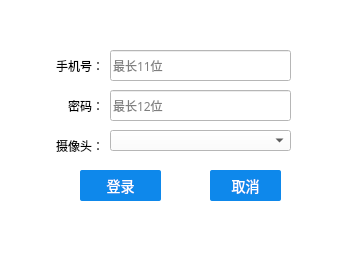
<?xml version="1.0" encoding="UTF-8"?>
<ui version="4.0">
 <class>LoginDialog</class>
 <widget class="QDialog" name="LoginDialog">
  <property name="windowModality">
   <enum>Qt::WindowModal</enum>
  </property>
  <property name="geometry">
   <rect>
    <x>0</x>
    <y>0</y>
    <width>357</width>
    <height>260</height>
   </rect>
  </property>
  <property name="font">
   <font>
    <family>微软雅黑</family>
   </font>
  </property>
  <property name="windowTitle">
   <string>登录窗口</string>
  </property>
  <property name="autoFillBackground">
   <bool>false</bool>
  </property>
  <property name="styleSheet">
   <string notr="true">background-color: #ffffff;</string>
  </property>
  <property name="sizeGripEnabled">
   <bool>false</bool>
  </property>
  <property name="modal">
   <bool>true</bool>
  </property>
  <widget class="QLabel" name="label">
   <property name="geometry">
    <rect>
     <x>50</x>
     <y>60</y>
     <width>54</width>
     <height>12</height>
    </rect>
   </property>
   <property name="text">
    <string>手机号：</string>
   </property>
   <property name="alignment">
    <set>Qt::AlignRight|Qt::AlignTrailing|Qt::AlignVCenter</set>
   </property>
  </widget>
  <widget class="QLabel" name="label_2">
   <property name="geometry">
    <rect>
     <x>50</x>
     <y>100</y>
     <width>54</width>
     <height>12</height>
    </rect>
   </property>
   <property name="text">
    <string>密码：</string>
   </property>
   <property name="alignment">
    <set>Qt::AlignRight|Qt::AlignTrailing|Qt::AlignVCenter</set>
   </property>
  </widget>
  <widget class="QPushButton" name="m_OK">
   <property name="enabled">
    <bool>true</bool>
   </property>
   <property name="geometry">
    <rect>
     <x>80</x>
     <y>170</y>
     <width>81</width>
     <height>31</height>
    </rect>
   </property>
   <property name="contextMenuPolicy">
    <enum>Qt::DefaultContextMenu</enum>
   </property>
   <property name="styleSheet">
    <string notr="true">QPushButton:!hover{
border: none;
border-radius: 2px;
font-family: 微软雅黑;
font-size: 14px;
background-color: #0e88eb;
color: #ffffff;
}

QPushButton:hover{
border: none;
border-radius: 2px;
font-family: 微软雅黑;
font-size: 14px;
background-color: #0f8ff7;
color: #ffffff;
}

QPushButton:hover:pressed{
border: none;
border-radius: 2px;
font-family: 微软雅黑;
font-size: 14px;
background-color: #0d80de;
color: #ffffff;
}</string>
   </property>
   <property name="text">
    <string>登录</string>
   </property>
   <property name="checkable">
    <bool>false</bool>
   </property>
   <property name="autoDefault">
    <bool>true</bool>
   </property>
   <property name="default">
    <bool>false</bool>
   </property>
   <property name="flat">
    <bool>false</bool>
   </property>
  </widget>
  <widget class="QPushButton" name="m_Cancel">
   <property name="geometry">
    <rect>
     <x>210</x>
     <y>170</y>
     <width>71</width>
     <height>31</height>
    </rect>
   </property>
   <property name="styleSheet">
    <string notr="true">QPushButton:!hover{
border: none;
border-radius: 2px;
font-family: 微软雅黑;
font-size: 14px;
background-color: #0e88eb;
color: #ffffff;
}

QPushButton:hover{
border: none;
border-radius: 2px;
font-family: 微软雅黑;
font-size: 14px;
background-color: #0f8ff7;
color: #ffffff;
}

QPushButton:hover:pressed{
border: none;
border-radius: 2px;
font-family: 微软雅黑;
font-size: 14px;
background-color: #0d80de;
color: #ffffff;
}</string>
   </property>
   <property name="text">
    <string>取消</string>
   </property>
  </widget>
  <widget class="QLineEdit" name="passwd">
   <property name="geometry">
    <rect>
     <x>110</x>
     <y>90</y>
     <width>181</width>
     <height>31</height>
    </rect>
   </property>
   <property name="maxLength">
    <number>12</number>
   </property>
   <property name="frame">
    <bool>true</bool>
   </property>
   <property name="echoMode">
    <enum>QLineEdit::Password</enum>
   </property>
   <property name="placeholderText">
    <string>最长12位</string>
   </property>
  </widget>
  <widget class="QLineEdit" name="mobile">
   <property name="geometry">
    <rect>
     <x>110</x>
     <y>50</y>
     <width>181</width>
     <height>31</height>
    </rect>
   </property>
   <property name="maxLength">
    <number>11</number>
   </property>
   <property name="placeholderText">
    <string>最长11位</string>
   </property>
  </widget>
  <widget class="QComboBox" name="comboBox">
   <property name="geometry">
    <rect>
     <x>110</x>
     <y>130</y>
     <width>181</width>
     <height>21</height>
    </rect>
   </property>
  </widget>
  <widget class="QLabel" name="label_3">
   <property name="geometry">
    <rect>
     <x>50</x>
     <y>140</y>
     <width>54</width>
     <height>12</height>
    </rect>
   </property>
   <property name="font">
    <font>
     <family>微软雅黑</family>
    </font>
   </property>
   <property name="text">
    <string>摄像头：</string>
   </property>
   <property name="alignment">
    <set>Qt::AlignRight|Qt::AlignTrailing|Qt::AlignVCenter</set>
   </property>
  </widget>
 </widget>
 <resources/>
 <connections/>
</ui>
